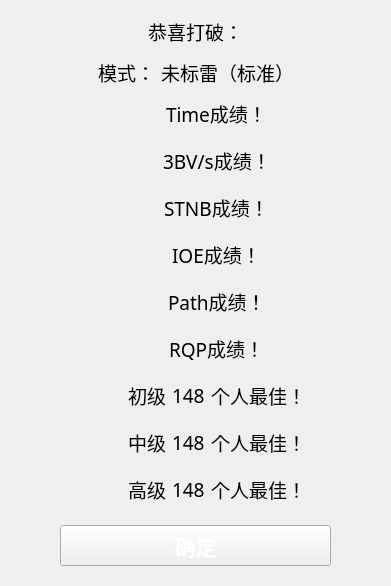
<?xml version="1.0" encoding="UTF-8"?>
<ui version="4.0">
 <class>Form</class>
 <widget class="QWidget" name="Form">
  <property name="geometry">
   <rect>
    <x>0</x>
    <y>0</y>
    <width>361</width>
    <height>738</height>
   </rect>
  </property>
  <property name="minimumSize">
   <size>
    <width>361</width>
    <height>382</height>
   </size>
  </property>
  <property name="maximumSize">
   <size>
    <width>361</width>
    <height>1080</height>
   </size>
  </property>
  <property name="sizeIncrement">
   <size>
    <width>0</width>
    <height>0</height>
   </size>
  </property>
  <property name="windowTitle">
   <string>关于</string>
  </property>
  <property name="windowOpacity">
   <double>10.000000000000000</double>
  </property>
  <property name="autoFillBackground">
   <bool>false</bool>
  </property>
  <property name="styleSheet">
   <string notr="true"/>
  </property>
  <layout class="QVBoxLayout" name="verticalLayout">
   <property name="sizeConstraint">
    <enum>QLayout::SetFixedSize</enum>
   </property>
   <item alignment="Qt::AlignHCenter">
    <widget class="QLabel" name="label_race_label_3">
     <property name="minimumSize">
      <size>
       <width>0</width>
       <height>41</height>
      </size>
     </property>
     <property name="font">
      <font>
       <family>微软雅黑</family>
       <pointsize>14</pointsize>
      </font>
     </property>
     <property name="text">
      <string>恭喜打破：</string>
     </property>
     <property name="scaledContents">
      <bool>false</bool>
     </property>
     <property name="wordWrap">
      <bool>false</bool>
     </property>
    </widget>
   </item>
   <item>
    <layout class="QHBoxLayout" name="horizontalLayout_2">
     <item>
      <spacer name="horizontalSpacer_33">
       <property name="orientation">
        <enum>Qt::Horizontal</enum>
       </property>
       <property name="sizeHint" stdset="0">
        <size>
         <width>40</width>
         <height>20</height>
        </size>
       </property>
      </spacer>
     </item>
     <item>
      <widget class="QLabel" name="label">
       <property name="font">
        <font>
         <family>微软雅黑</family>
         <pointsize>14</pointsize>
        </font>
       </property>
       <property name="text">
        <string>模式：</string>
       </property>
      </widget>
     </item>
     <item>
      <widget class="QLabel" name="label_16">
       <property name="font">
        <font>
         <family>微软雅黑</family>
         <pointsize>14</pointsize>
        </font>
       </property>
       <property name="text">
        <string>未标雷（标准）</string>
       </property>
      </widget>
     </item>
     <item>
      <spacer name="horizontalSpacer_34">
       <property name="orientation">
        <enum>Qt::Horizontal</enum>
       </property>
       <property name="sizeHint" stdset="0">
        <size>
         <width>40</width>
         <height>20</height>
        </size>
       </property>
      </spacer>
     </item>
    </layout>
   </item>
   <item>
    <widget class="QWidget" name="widget1" native="true">
     <property name="minimumSize">
      <size>
       <width>0</width>
       <height>41</height>
      </size>
     </property>
     <layout class="QHBoxLayout" name="horizontalLayout_3" stretch="0,0,0,0">
      <property name="sizeConstraint">
       <enum>QLayout::SetDefaultConstraint</enum>
      </property>
      <property name="leftMargin">
       <number>0</number>
      </property>
      <property name="topMargin">
       <number>0</number>
      </property>
      <property name="rightMargin">
       <number>0</number>
      </property>
      <property name="bottomMargin">
       <number>0</number>
      </property>
      <item>
       <spacer name="horizontalSpacer">
        <property name="orientation">
         <enum>Qt::Horizontal</enum>
        </property>
        <property name="sizeHint" stdset="0">
         <size>
          <width>40</width>
          <height>20</height>
         </size>
        </property>
       </spacer>
      </item>
      <item>
       <widget class="QLabel" name="label1">
        <property name="minimumSize">
         <size>
          <width>36</width>
          <height>36</height>
         </size>
        </property>
        <property name="maximumSize">
         <size>
          <width>36</width>
          <height>36</height>
         </size>
        </property>
        <property name="styleSheet">
         <string notr="true">border-image: url(media/rtime.svg);</string>
        </property>
        <property name="text">
         <string/>
        </property>
       </widget>
      </item>
      <item>
       <widget class="QLabel" name="label_1">
        <property name="font">
         <font>
          <family>微软雅黑</family>
          <pointsize>14</pointsize>
         </font>
        </property>
        <property name="text">
         <string>Time成绩！</string>
        </property>
        <property name="scaledContents">
         <bool>false</bool>
        </property>
        <property name="wordWrap">
         <bool>false</bool>
        </property>
       </widget>
      </item>
      <item>
       <spacer name="horizontalSpacer_2">
        <property name="orientation">
         <enum>Qt::Horizontal</enum>
        </property>
        <property name="sizeHint" stdset="0">
         <size>
          <width>40</width>
          <height>20</height>
         </size>
        </property>
       </spacer>
      </item>
     </layout>
    </widget>
   </item>
   <item>
    <widget class="QWidget" name="widget3" native="true">
     <property name="minimumSize">
      <size>
       <width>0</width>
       <height>41</height>
      </size>
     </property>
     <layout class="QHBoxLayout" name="horizontalLayout_6" stretch="0,0,0,0">
      <property name="sizeConstraint">
       <enum>QLayout::SetDefaultConstraint</enum>
      </property>
      <property name="leftMargin">
       <number>0</number>
      </property>
      <property name="topMargin">
       <number>0</number>
      </property>
      <property name="rightMargin">
       <number>0</number>
      </property>
      <property name="bottomMargin">
       <number>0</number>
      </property>
      <item>
       <spacer name="horizontalSpacer_7">
        <property name="orientation">
         <enum>Qt::Horizontal</enum>
        </property>
        <property name="sizeHint" stdset="0">
         <size>
          <width>40</width>
          <height>20</height>
         </size>
        </property>
       </spacer>
      </item>
      <item>
       <widget class="QLabel" name="label3">
        <property name="minimumSize">
         <size>
          <width>36</width>
          <height>36</height>
         </size>
        </property>
        <property name="maximumSize">
         <size>
          <width>36</width>
          <height>36</height>
         </size>
        </property>
        <property name="styleSheet">
         <string notr="true">border-image: url(media/bbbv_s.svg);</string>
        </property>
        <property name="text">
         <string/>
        </property>
       </widget>
      </item>
      <item>
       <widget class="QLabel" name="label_3">
        <property name="font">
         <font>
          <family>微软雅黑</family>
          <pointsize>14</pointsize>
         </font>
        </property>
        <property name="text">
         <string>3BV/s成绩！</string>
        </property>
        <property name="scaledContents">
         <bool>false</bool>
        </property>
        <property name="wordWrap">
         <bool>false</bool>
        </property>
       </widget>
      </item>
      <item>
       <spacer name="horizontalSpacer_8">
        <property name="orientation">
         <enum>Qt::Horizontal</enum>
        </property>
        <property name="sizeHint" stdset="0">
         <size>
          <width>40</width>
          <height>20</height>
         </size>
        </property>
       </spacer>
      </item>
     </layout>
    </widget>
   </item>
   <item>
    <widget class="QWidget" name="widget5" native="true">
     <property name="minimumSize">
      <size>
       <width>0</width>
       <height>41</height>
      </size>
     </property>
     <layout class="QHBoxLayout" name="horizontalLayout_7" stretch="0,0,0,0">
      <property name="sizeConstraint">
       <enum>QLayout::SetDefaultConstraint</enum>
      </property>
      <property name="leftMargin">
       <number>0</number>
      </property>
      <property name="topMargin">
       <number>0</number>
      </property>
      <property name="rightMargin">
       <number>0</number>
      </property>
      <property name="bottomMargin">
       <number>0</number>
      </property>
      <item>
       <spacer name="horizontalSpacer_9">
        <property name="orientation">
         <enum>Qt::Horizontal</enum>
        </property>
        <property name="sizeHint" stdset="0">
         <size>
          <width>40</width>
          <height>20</height>
         </size>
        </property>
       </spacer>
      </item>
      <item>
       <widget class="QLabel" name="label5">
        <property name="minimumSize">
         <size>
          <width>36</width>
          <height>36</height>
         </size>
        </property>
        <property name="maximumSize">
         <size>
          <width>36</width>
          <height>36</height>
         </size>
        </property>
        <property name="styleSheet">
         <string notr="true">border-image: url(media/stnb.svg);</string>
        </property>
        <property name="text">
         <string/>
        </property>
       </widget>
      </item>
      <item>
       <widget class="QLabel" name="label_5">
        <property name="font">
         <font>
          <family>微软雅黑</family>
          <pointsize>14</pointsize>
         </font>
        </property>
        <property name="text">
         <string>STNB成绩！</string>
        </property>
        <property name="scaledContents">
         <bool>false</bool>
        </property>
        <property name="wordWrap">
         <bool>false</bool>
        </property>
       </widget>
      </item>
      <item>
       <spacer name="horizontalSpacer_10">
        <property name="orientation">
         <enum>Qt::Horizontal</enum>
        </property>
        <property name="sizeHint" stdset="0">
         <size>
          <width>40</width>
          <height>20</height>
         </size>
        </property>
       </spacer>
      </item>
     </layout>
    </widget>
   </item>
   <item>
    <widget class="QWidget" name="widget7" native="true">
     <property name="minimumSize">
      <size>
       <width>0</width>
       <height>41</height>
      </size>
     </property>
     <layout class="QHBoxLayout" name="horizontalLayout_10" stretch="0,0,0,0">
      <property name="sizeConstraint">
       <enum>QLayout::SetDefaultConstraint</enum>
      </property>
      <property name="leftMargin">
       <number>0</number>
      </property>
      <property name="topMargin">
       <number>0</number>
      </property>
      <property name="rightMargin">
       <number>0</number>
      </property>
      <property name="bottomMargin">
       <number>0</number>
      </property>
      <item>
       <spacer name="horizontalSpacer_15">
        <property name="orientation">
         <enum>Qt::Horizontal</enum>
        </property>
        <property name="sizeHint" stdset="0">
         <size>
          <width>40</width>
          <height>20</height>
         </size>
        </property>
       </spacer>
      </item>
      <item>
       <widget class="QLabel" name="label7">
        <property name="minimumSize">
         <size>
          <width>36</width>
          <height>36</height>
         </size>
        </property>
        <property name="maximumSize">
         <size>
          <width>36</width>
          <height>36</height>
         </size>
        </property>
        <property name="styleSheet">
         <string notr="true">border-image: url(media/ioe.svg);</string>
        </property>
        <property name="text">
         <string/>
        </property>
       </widget>
      </item>
      <item>
       <widget class="QLabel" name="label_7">
        <property name="font">
         <font>
          <family>微软雅黑</family>
          <pointsize>14</pointsize>
         </font>
        </property>
        <property name="text">
         <string>IOE成绩！</string>
        </property>
        <property name="scaledContents">
         <bool>false</bool>
        </property>
        <property name="wordWrap">
         <bool>false</bool>
        </property>
       </widget>
      </item>
      <item>
       <spacer name="horizontalSpacer_16">
        <property name="orientation">
         <enum>Qt::Horizontal</enum>
        </property>
        <property name="sizeHint" stdset="0">
         <size>
          <width>40</width>
          <height>20</height>
         </size>
        </property>
       </spacer>
      </item>
     </layout>
    </widget>
   </item>
   <item>
    <widget class="QWidget" name="widget9" native="true">
     <property name="minimumSize">
      <size>
       <width>0</width>
       <height>41</height>
      </size>
     </property>
     <layout class="QHBoxLayout" name="horizontalLayout_12" stretch="0,0,0,0">
      <property name="sizeConstraint">
       <enum>QLayout::SetDefaultConstraint</enum>
      </property>
      <property name="leftMargin">
       <number>0</number>
      </property>
      <property name="topMargin">
       <number>0</number>
      </property>
      <property name="rightMargin">
       <number>0</number>
      </property>
      <property name="bottomMargin">
       <number>0</number>
      </property>
      <item>
       <spacer name="horizontalSpacer_19">
        <property name="orientation">
         <enum>Qt::Horizontal</enum>
        </property>
        <property name="sizeHint" stdset="0">
         <size>
          <width>40</width>
          <height>20</height>
         </size>
        </property>
       </spacer>
      </item>
      <item>
       <widget class="QLabel" name="label9">
        <property name="minimumSize">
         <size>
          <width>36</width>
          <height>36</height>
         </size>
        </property>
        <property name="maximumSize">
         <size>
          <width>36</width>
          <height>36</height>
         </size>
        </property>
        <property name="styleSheet">
         <string notr="true">border-image: url(media/path.svg);</string>
        </property>
        <property name="text">
         <string/>
        </property>
       </widget>
      </item>
      <item>
       <widget class="QLabel" name="label_9">
        <property name="font">
         <font>
          <family>微软雅黑</family>
          <pointsize>14</pointsize>
         </font>
        </property>
        <property name="text">
         <string>Path成绩！</string>
        </property>
        <property name="scaledContents">
         <bool>false</bool>
        </property>
        <property name="wordWrap">
         <bool>false</bool>
        </property>
       </widget>
      </item>
      <item>
       <spacer name="horizontalSpacer_20">
        <property name="orientation">
         <enum>Qt::Horizontal</enum>
        </property>
        <property name="sizeHint" stdset="0">
         <size>
          <width>40</width>
          <height>20</height>
         </size>
        </property>
       </spacer>
      </item>
     </layout>
    </widget>
   </item>
   <item>
    <widget class="QWidget" name="widget11" native="true">
     <property name="minimumSize">
      <size>
       <width>0</width>
       <height>41</height>
      </size>
     </property>
     <layout class="QHBoxLayout" name="horizontalLayout_13" stretch="0,0,0,0">
      <property name="sizeConstraint">
       <enum>QLayout::SetDefaultConstraint</enum>
      </property>
      <property name="leftMargin">
       <number>0</number>
      </property>
      <property name="topMargin">
       <number>0</number>
      </property>
      <property name="rightMargin">
       <number>0</number>
      </property>
      <property name="bottomMargin">
       <number>0</number>
      </property>
      <item>
       <spacer name="horizontalSpacer_21">
        <property name="orientation">
         <enum>Qt::Horizontal</enum>
        </property>
        <property name="sizeHint" stdset="0">
         <size>
          <width>40</width>
          <height>20</height>
         </size>
        </property>
       </spacer>
      </item>
      <item>
       <widget class="QLabel" name="label11">
        <property name="minimumSize">
         <size>
          <width>36</width>
          <height>36</height>
         </size>
        </property>
        <property name="maximumSize">
         <size>
          <width>36</width>
          <height>36</height>
         </size>
        </property>
        <property name="styleSheet">
         <string notr="true">border-image: url(media/rqp.svg);</string>
        </property>
        <property name="text">
         <string/>
        </property>
       </widget>
      </item>
      <item>
       <widget class="QLabel" name="label_11">
        <property name="font">
         <font>
          <family>微软雅黑</family>
          <pointsize>14</pointsize>
         </font>
        </property>
        <property name="text">
         <string>RQP成绩！</string>
        </property>
        <property name="scaledContents">
         <bool>false</bool>
        </property>
        <property name="wordWrap">
         <bool>false</bool>
        </property>
       </widget>
      </item>
      <item>
       <spacer name="horizontalSpacer_22">
        <property name="orientation">
         <enum>Qt::Horizontal</enum>
        </property>
        <property name="sizeHint" stdset="0">
         <size>
          <width>40</width>
          <height>20</height>
         </size>
        </property>
       </spacer>
      </item>
     </layout>
    </widget>
   </item>
   <item>
    <widget class="QWidget" name="widget13" native="true">
     <property name="minimumSize">
      <size>
       <width>0</width>
       <height>41</height>
      </size>
     </property>
     <layout class="QHBoxLayout" name="horizontalLayout_15" stretch="0,0,0,0,0,0">
      <property name="sizeConstraint">
       <enum>QLayout::SetDefaultConstraint</enum>
      </property>
      <property name="leftMargin">
       <number>0</number>
      </property>
      <property name="topMargin">
       <number>0</number>
      </property>
      <property name="rightMargin">
       <number>0</number>
      </property>
      <property name="bottomMargin">
       <number>0</number>
      </property>
      <item>
       <spacer name="horizontalSpacer_27">
        <property name="orientation">
         <enum>Qt::Horizontal</enum>
        </property>
        <property name="sizeHint" stdset="0">
         <size>
          <width>40</width>
          <height>20</height>
         </size>
        </property>
       </spacer>
      </item>
      <item>
       <widget class="QLabel" name="label13">
        <property name="minimumSize">
         <size>
          <width>36</width>
          <height>36</height>
         </size>
        </property>
        <property name="maximumSize">
         <size>
          <width>36</width>
          <height>36</height>
         </size>
        </property>
        <property name="styleSheet">
         <string notr="true">border-image: url(media/pb.svg);</string>
        </property>
        <property name="text">
         <string/>
        </property>
       </widget>
      </item>
      <item>
       <widget class="QLabel" name="label_13">
        <property name="font">
         <font>
          <family>微软雅黑</family>
          <pointsize>14</pointsize>
         </font>
        </property>
        <property name="text">
         <string>初级</string>
        </property>
        <property name="scaledContents">
         <bool>false</bool>
        </property>
        <property name="wordWrap">
         <bool>false</bool>
        </property>
       </widget>
      </item>
      <item>
       <widget class="QLabel" name="label__13">
        <property name="font">
         <font>
          <family>微软雅黑</family>
          <pointsize>14</pointsize>
         </font>
        </property>
        <property name="text">
         <string notr="true">148</string>
        </property>
        <property name="scaledContents">
         <bool>false</bool>
        </property>
        <property name="wordWrap">
         <bool>false</bool>
        </property>
       </widget>
      </item>
      <item>
       <widget class="QLabel" name="label___13">
        <property name="font">
         <font>
          <family>微软雅黑</family>
          <pointsize>14</pointsize>
         </font>
        </property>
        <property name="text">
         <string>个人最佳！</string>
        </property>
        <property name="scaledContents">
         <bool>false</bool>
        </property>
        <property name="wordWrap">
         <bool>false</bool>
        </property>
       </widget>
      </item>
      <item>
       <spacer name="horizontalSpacer_28">
        <property name="orientation">
         <enum>Qt::Horizontal</enum>
        </property>
        <property name="sizeHint" stdset="0">
         <size>
          <width>40</width>
          <height>20</height>
         </size>
        </property>
       </spacer>
      </item>
     </layout>
    </widget>
   </item>
   <item>
    <widget class="QWidget" name="widget14" native="true">
     <property name="minimumSize">
      <size>
       <width>0</width>
       <height>41</height>
      </size>
     </property>
     <layout class="QHBoxLayout" name="horizontalLayout_16" stretch="0,0,0,0,0,0">
      <property name="sizeConstraint">
       <enum>QLayout::SetDefaultConstraint</enum>
      </property>
      <property name="leftMargin">
       <number>0</number>
      </property>
      <property name="topMargin">
       <number>0</number>
      </property>
      <property name="rightMargin">
       <number>0</number>
      </property>
      <property name="bottomMargin">
       <number>0</number>
      </property>
      <item>
       <spacer name="horizontalSpacer_29">
        <property name="orientation">
         <enum>Qt::Horizontal</enum>
        </property>
        <property name="sizeHint" stdset="0">
         <size>
          <width>40</width>
          <height>20</height>
         </size>
        </property>
       </spacer>
      </item>
      <item>
       <widget class="QLabel" name="label14">
        <property name="minimumSize">
         <size>
          <width>36</width>
          <height>36</height>
         </size>
        </property>
        <property name="maximumSize">
         <size>
          <width>36</width>
          <height>36</height>
         </size>
        </property>
        <property name="styleSheet">
         <string notr="true">border-image: url(media/pb.svg);</string>
        </property>
        <property name="text">
         <string/>
        </property>
       </widget>
      </item>
      <item>
       <widget class="QLabel" name="label_14">
        <property name="font">
         <font>
          <family>微软雅黑</family>
          <pointsize>14</pointsize>
         </font>
        </property>
        <property name="text">
         <string>中级</string>
        </property>
        <property name="scaledContents">
         <bool>false</bool>
        </property>
        <property name="wordWrap">
         <bool>false</bool>
        </property>
       </widget>
      </item>
      <item>
       <widget class="QLabel" name="label__14">
        <property name="font">
         <font>
          <family>微软雅黑</family>
          <pointsize>14</pointsize>
         </font>
        </property>
        <property name="text">
         <string notr="true">148</string>
        </property>
        <property name="scaledContents">
         <bool>false</bool>
        </property>
        <property name="wordWrap">
         <bool>false</bool>
        </property>
       </widget>
      </item>
      <item>
       <widget class="QLabel" name="label___14">
        <property name="font">
         <font>
          <family>微软雅黑</family>
          <pointsize>14</pointsize>
         </font>
        </property>
        <property name="text">
         <string>个人最佳！</string>
        </property>
        <property name="scaledContents">
         <bool>false</bool>
        </property>
        <property name="wordWrap">
         <bool>false</bool>
        </property>
       </widget>
      </item>
      <item>
       <spacer name="horizontalSpacer_30">
        <property name="orientation">
         <enum>Qt::Horizontal</enum>
        </property>
        <property name="sizeHint" stdset="0">
         <size>
          <width>40</width>
          <height>20</height>
         </size>
        </property>
       </spacer>
      </item>
     </layout>
    </widget>
   </item>
   <item>
    <widget class="QWidget" name="widget15" native="true">
     <property name="minimumSize">
      <size>
       <width>0</width>
       <height>41</height>
      </size>
     </property>
     <layout class="QHBoxLayout" name="horizontalLayout_17" stretch="0,0,0,0,0,0">
      <property name="sizeConstraint">
       <enum>QLayout::SetDefaultConstraint</enum>
      </property>
      <property name="leftMargin">
       <number>0</number>
      </property>
      <property name="topMargin">
       <number>0</number>
      </property>
      <property name="rightMargin">
       <number>0</number>
      </property>
      <property name="bottomMargin">
       <number>0</number>
      </property>
      <item>
       <spacer name="horizontalSpacer_31">
        <property name="orientation">
         <enum>Qt::Horizontal</enum>
        </property>
        <property name="sizeHint" stdset="0">
         <size>
          <width>40</width>
          <height>20</height>
         </size>
        </property>
       </spacer>
      </item>
      <item>
       <widget class="QLabel" name="label15">
        <property name="minimumSize">
         <size>
          <width>36</width>
          <height>36</height>
         </size>
        </property>
        <property name="maximumSize">
         <size>
          <width>36</width>
          <height>36</height>
         </size>
        </property>
        <property name="styleSheet">
         <string notr="true">border-image: url(media/pb.svg);</string>
        </property>
        <property name="text">
         <string/>
        </property>
       </widget>
      </item>
      <item>
       <widget class="QLabel" name="label_15">
        <property name="font">
         <font>
          <family>微软雅黑</family>
          <pointsize>14</pointsize>
         </font>
        </property>
        <property name="text">
         <string>高级</string>
        </property>
        <property name="scaledContents">
         <bool>false</bool>
        </property>
        <property name="wordWrap">
         <bool>false</bool>
        </property>
       </widget>
      </item>
      <item>
       <widget class="QLabel" name="label__15">
        <property name="font">
         <font>
          <family>微软雅黑</family>
          <pointsize>14</pointsize>
         </font>
        </property>
        <property name="text">
         <string notr="true">148</string>
        </property>
        <property name="scaledContents">
         <bool>false</bool>
        </property>
        <property name="wordWrap">
         <bool>false</bool>
        </property>
       </widget>
      </item>
      <item>
       <widget class="QLabel" name="label___15">
        <property name="font">
         <font>
          <family>微软雅黑</family>
          <pointsize>14</pointsize>
         </font>
        </property>
        <property name="text">
         <string>个人最佳！</string>
        </property>
        <property name="scaledContents">
         <bool>false</bool>
        </property>
        <property name="wordWrap">
         <bool>false</bool>
        </property>
       </widget>
      </item>
      <item>
       <spacer name="horizontalSpacer_32">
        <property name="orientation">
         <enum>Qt::Horizontal</enum>
        </property>
        <property name="sizeHint" stdset="0">
         <size>
          <width>40</width>
          <height>20</height>
         </size>
        </property>
       </spacer>
      </item>
     </layout>
    </widget>
   </item>
   <item>
    <widget class="QWidget" name="widget" native="true">
     <property name="minimumSize">
      <size>
       <width>0</width>
       <height>41</height>
      </size>
     </property>
     <layout class="QHBoxLayout" name="horizontalLayout">
      <item>
       <spacer name="horizontalSpacer_25">
        <property name="orientation">
         <enum>Qt::Horizontal</enum>
        </property>
        <property name="sizeHint" stdset="0">
         <size>
          <width>40</width>
          <height>20</height>
         </size>
        </property>
       </spacer>
      </item>
      <item>
       <widget class="QPushButton" name="pushButton">
        <property name="minimumSize">
         <size>
          <width>271</width>
          <height>41</height>
         </size>
        </property>
        <property name="maximumSize">
         <size>
          <width>271</width>
          <height>41</height>
         </size>
        </property>
        <property name="font">
         <font>
          <family>黑体</family>
          <pointsize>16</pointsize>
          <weight>75</weight>
          <italic>false</italic>
          <bold>true</bold>
         </font>
        </property>
        <property name="mouseTracking">
         <bool>false</bool>
        </property>
        <property name="focusPolicy">
         <enum>Qt::NoFocus</enum>
        </property>
        <property name="layoutDirection">
         <enum>Qt::RightToLeft</enum>
        </property>
        <property name="styleSheet">
         <string notr="true">border-image: url(media/button.png);
font: 16pt &quot;黑体&quot;;
color:white;font: bold;</string>
        </property>
        <property name="text">
         <string>确定</string>
        </property>
        <property name="shortcut">
         <string>Return</string>
        </property>
        <property name="autoDefault">
         <bool>false</bool>
        </property>
        <property name="flat">
         <bool>false</bool>
        </property>
       </widget>
      </item>
      <item>
       <spacer name="horizontalSpacer_26">
        <property name="orientation">
         <enum>Qt::Horizontal</enum>
        </property>
        <property name="sizeHint" stdset="0">
         <size>
          <width>40</width>
          <height>20</height>
         </size>
        </property>
       </spacer>
      </item>
     </layout>
    </widget>
   </item>
  </layout>
 </widget>
 <resources/>
 <connections>
  <connection>
   <sender>pushButton</sender>
   <signal>clicked()</signal>
   <receiver>Form</receiver>
   <slot>close()</slot>
   <hints>
    <hint type="sourcelabel">
     <x>278</x>
     <y>801</y>
    </hint>
    <hint type="destinationlabel">
     <x>351</x>
     <y>777</y>
    </hint>
   </hints>
  </connection>
 </connections>
</ui>
